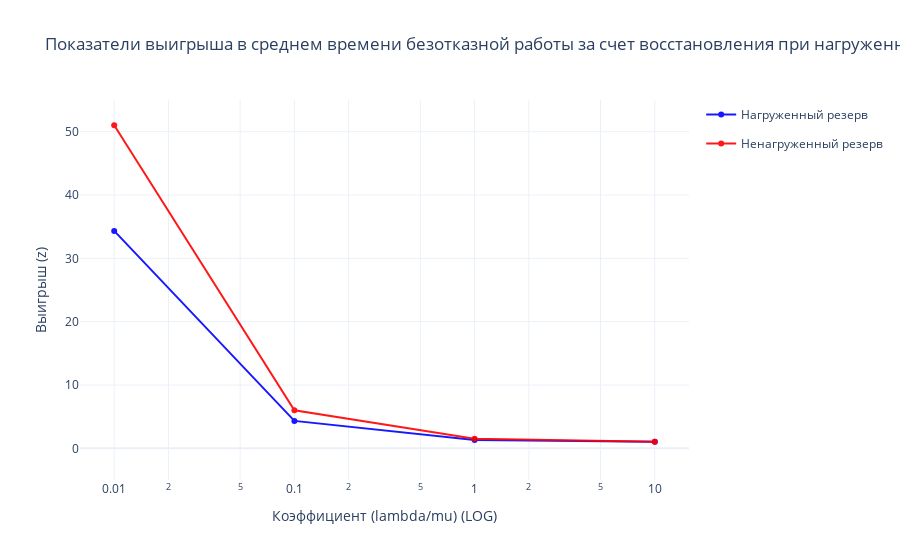

The notebook cell this image was saved under:
### Markdown cell above
Гистограмма плотностей относительных частот разных распределений

### Code cell
fig = go.Figure()
fig.add_trace(
    go.Scatter(x=benefit_duble_system2_df['l2mu_coef'],
           y=benefit_duble_system2_df["benefit_loaded"],
           opacity=0.9, name='Нагруженный резерв',
           marker=dict(color='blue'),
           legendgroup = "1", showlegend=True
          )
)
fig.add_trace(
    go.Scatter(x=benefit_duble_system2_df['l2mu_coef'],
           y=benefit_duble_system2_df["benefit_unloaded"],
           opacity=0.9, name='Ненагруженный резерв',
           marker=dict(color='red'),
           legendgroup = "2", showlegend=True,
          )
)
fig.update_layout(
    title="Показатели выигрыша в среднем времени безотказной работы за счет восстановления при нагруженном и ненагруженном резервах",
    xaxis_title="Коэффициент (lambda/mu) (LOG)",
    yaxis_title="Выигрыш (z)",
    template="plotly_white",
    yaxis_range=[-5, 55],
    xaxis_type='log',  # логарифмическая шкала по оси X
)
fig.show()

### Figure 1 — Plotly figure (JSON) as saved in the notebook; plotly's stock layout.template omitted (floating-point values rounded to 4 significant figures)
{"data": [{"legendgroup": "1", "marker": {"color": "blue"}, "name": "Нагруженный резерв", "opacity": 0.9, "showlegend": true, "type": "scatter", "x": [0.01, 0.1, 1.0, 10.0], "y": [34.33, 4.333, 1.333, 1.033]}, {"legendgroup": "2", "marker": {"color": "red"}, "name": "Ненагруженный резерв", "opacity": 0.9, "showlegend": true, "type": "scatter", "x": [0.01, 0.1, 1.0, 10.0], "y": [51.0, 6.0, 1.5, 1.05]}], "layout": {"title": {"text": "Показатели выигрыша в среднем времени безотказной работы за счет восстановления при нагруженном и ненагруженном резервах"}, "xaxis": {"title": {"text": "Коэффициент (lambda/mu) (LOG)"}, "type": "log"}, "yaxis": {"range": [-5, 55], "title": {"text": "Выигрыш (z)"}}}}
